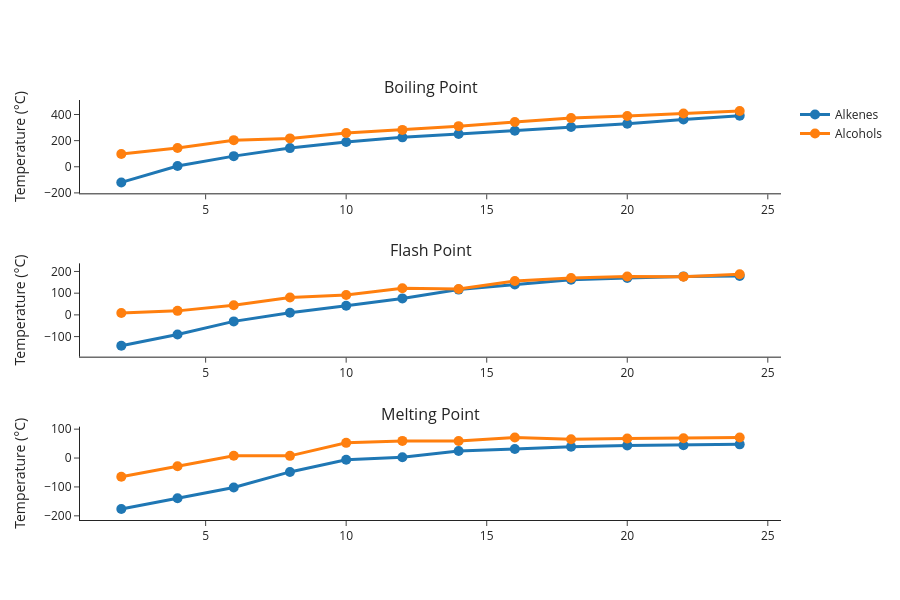

Notebook code for this chart:
### Code cell
fig = make_subplots(
    rows=3, cols=1,
    subplot_titles=('Boiling Point', 'Flash Point', 'Melting Point'),
    horizontal_spacing=0.1
)

properties = ['Boiling Point', 'Flash Point', 'Melting Point']
colors = {'Alkenes': '#1f77b4', 'Alcohols': '#ff7f0e'}

# Plot each property
for idx, prop_name in enumerate(properties, start=1):    
    # Alkenes trace
    alkene_vals = alkene_predictions[prop_name]
    fig.add_trace(
        go.Scatter(
            x=alkenes['carbons'],
            y=alkene_vals,
            mode='lines+markers',
            name='Alkenes',
            marker=dict(size=10, color=colors['Alkenes']),
            line=dict(width=3, color=colors['Alkenes']),
            showlegend=(idx == 1),
        ),
        row=idx, col=1
    )
    
    # Alcohols trace
    alcohol_vals = alcohol_predictions[prop_name]
    fig.add_trace(
        go.Scatter(
            x=alcohols['carbons'],
            y=alcohol_vals,
            mode='lines+markers',
            name='Alcohols',
            marker=dict(size=10, color=colors['Alcohols']),
            line=dict(width=3, color=colors['Alcohols']),
            showlegend=(idx == 1),
        ),
        row=idx, col=1
    )

    fig.update_yaxes(title_text="Temperature (°C)", row=idx, col=1)

fig.update_xaxes(title_text="Carbon Chain Length", row=4, col=1)

# Update layout
fig.update_layout(
    height=600,
    template='simple_white',
    hovermode='closest',
)

fig.show()

### Figure 1 — Plotly figure (JSON) as saved in the notebook; plotly's stock layout.template omitted (floating-point values rounded to 4 significant figures)
{"data": [{"line": {"color": "#1f77b4", "width": 3}, "marker": {"color": "#1f77b4", "size": 10}, "mode": "lines+markers", "name": "Alkenes", "showlegend": true, "type": "scatter", "x": [2, 4, 6, 8, 10, 12, 14, 16, 18, 20, 22, 24], "xaxis": "x", "y": [-119.7, 5.911, 81.43, 142.9, 189.7, 225.1, 250.5, 275.4, 303.9, 329.2, 361.5, 391.4], "yaxis": "y"}, {"line": {"color": "#ff7f0e", "width": 3}, "marker": {"color": "#ff7f0e", "size": 10}, "mode": "lines+markers", "name": "Alcohols", "showlegend": true, "type": "scatter", "x": [2, 4, 6, 8, 10, 12, 14, 16, 18, 20, 22, 24], "xaxis": "x", "y": [97.61, 143.2, 203.9, 217.1, 258.5, 282.2, 310.8, 342.9, 372.4, 388.2, 407.8, 427.5], "yaxis": "y"}, {"line": {"color": "#1f77b4", "width": 3}, "marker": {"color": "#1f77b4", "size": 10}, "mode": "lines+markers", "name": "Alkenes", "showlegend": false, "type": "scatter", "x": [2, 4, 6, 8, 10, 12, 14, 16, 18, 20, 22, 24], "xaxis": "x2", "y": [-142.2, -90.0, -29.93, 9.79, 42.27, 75.89, 116.5, 140.1, 162.3, 170.4, 177.3, 179.6], "yaxis": "y2"}, {"line": {"color": "#ff7f0e", "width": 3}, "marker": {"color": "#ff7f0e", "size": 10}, "mode": "lines+markers", "name": "Alcohols", "showlegend": false, "type": "scatter", "x": [2, 4, 6, 8, 10, 12, 14, 16, 18, 20, 22, 24], "xaxis": "x2", "y": [8.911, 18.46, 44.23, 80.39, 91.83, 122.6, 119.6, 156.5, 170.0, 176.5, 176.2, 187.2], "yaxis": "y2"}, {"line": {"color": "#1f77b4", "width": 3}, "marker": {"color": "#1f77b4", "size": 10}, "mode": "lines+markers", "name": "Alkenes", "showlegend": false, "type": "scatter", "x": [2, 4, 6, 8, 10, 12, 14, 16, 18, 20, 22, 24], "xaxis": "x3", "y": [-176.6, -139.2, -101.9, -48.05, -5.823, 2.751, 24.43, 30.98, 39.12, 43.79, 44.31, 47.37], "yaxis": "y3"}, {"line": {"color": "#ff7f0e", "width": 3}, "marker": {"color": "#ff7f0e", "size": 10}, "mode": "lines+markers", "name": "Alcohols", "showlegend": false, "type": "scatter", "x": [2, 4, 6, 8, 10, 12, 14, 16, 18, 20, 22, 24], "xaxis": "x3", "y": [-64.44, -28.53, 8.199, 7.531, 52.58, 59.39, 58.82, 70.81, 64.79, 67.34, 68.2, 70.8], "yaxis": "y3"}], "layout": {"annotations": [{"font": {"size": 16}, "showarrow": false, "text": "Boiling Point", "x": 0.5, "xanchor": "center", "xref": "paper", "y": 1, "yanchor": "bottom", "yref": "paper"}, {"font": {"size": 16}, "showarrow": false, "text": "Flash Point", "x": 0.5, "xanchor": "center", "xref": "paper", "y": 0.6111, "yanchor": "bottom", "yref": "paper"}, {"font": {"size": 16}, "showarrow": false, "text": "Melting Point", "x": 0.5, "xanchor": "center", "xref": "paper", "y": 0.2222, "yanchor": "bottom", "yref": "paper"}], "height": 600, "hovermode": "closest", "xaxis": {"anchor": "y", "domain": [0, 1]}, "xaxis2": {"anchor": "y2", "domain": [0, 1]}, "xaxis3": {"anchor": "y3", "domain": [0, 1]}, "yaxis": {"anchor": "x", "domain": [0.7778, 1], "title": {"text": "Temperature (°C)"}}, "yaxis2": {"anchor": "x2", "domain": [0.3889, 0.6111], "title": {"text": "Temperature (°C)"}}, "yaxis3": {"anchor": "x3", "domain": [0, 0.2222], "title": {"text": "Temperature (°C)"}}}}
